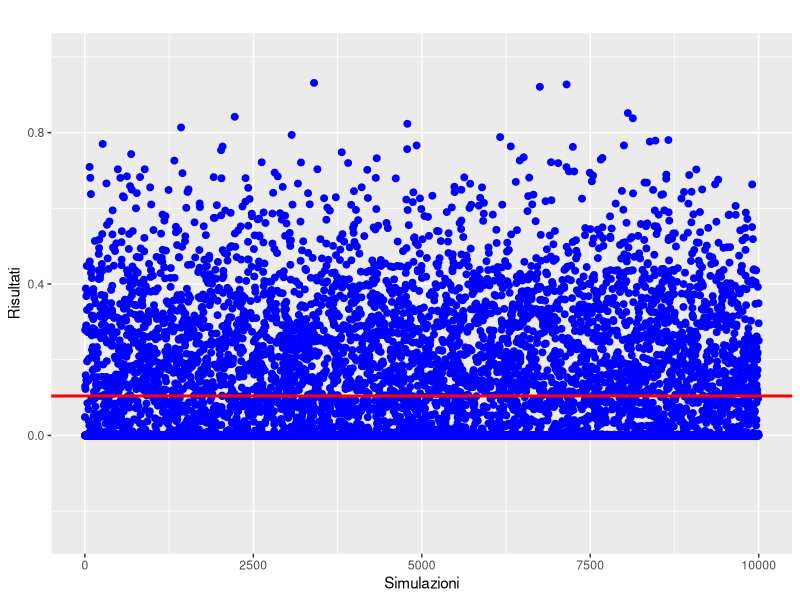
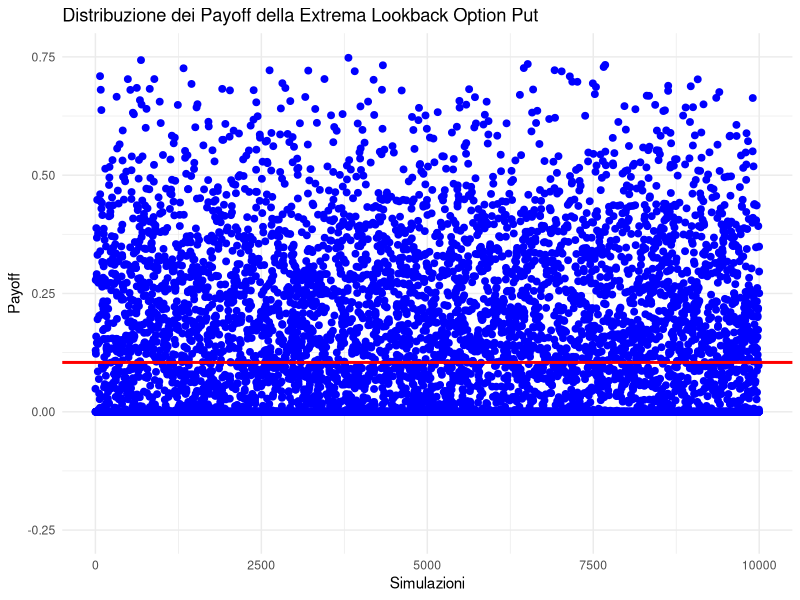
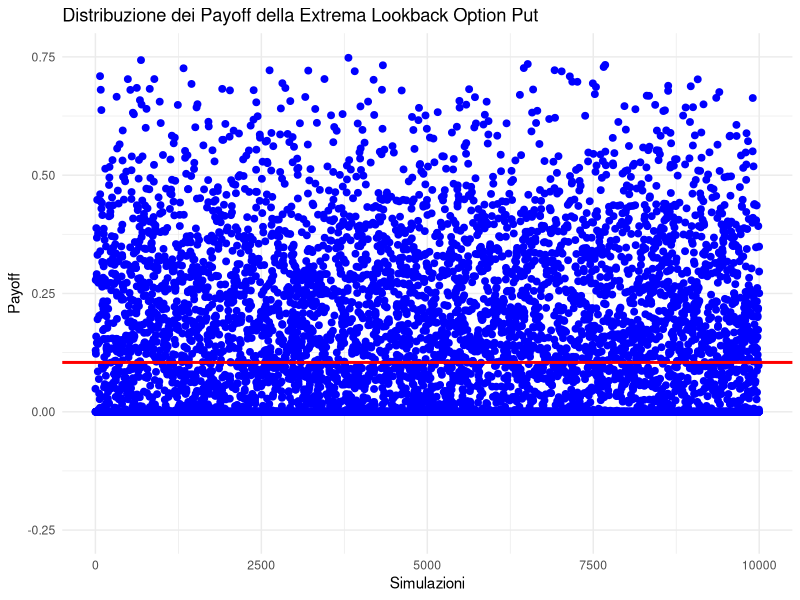

R code for these plots, in order: (Note: this script raises an error after producing the figures.)
MonteCarloFixedLookbackCall <- function(sigma, S0, r, T, q, n, N, K) {
  # Parametri
  tau <- T / n
  S <- matrix(0, n + 1, N)
  
  # Simulazione dei percorsi del prezzo del titolo
  for (j in 1:N) {
    S[1, j] <- S0
    for (i in 1:n) {
      epsilon <- rnorm(1)
      S[i + 1, j] <- S[i, j] * exp((r - sigma^2 / 2 - q) * tau + sqrt(tau) * sigma * epsilon)
    }
  }
  
  # Calcolo dei payoff per ciascuna simulazione
  payoff <- numeric(N)
  for (j in 1:N) {
    max_price <- max(S[-1, j])
    payoff[j] <- max(0, max_price - K)
  }
  
  # Calcolo del valore stimato della Fixed Lookback Option Call
  MCFLC <- exp(-r * T) * mean(payoff)
  
  return(MCFLC)
}

# Impostazione dei parametri
sigma <- 0.25
S0 <- 90
r <- 0.05
T <- 0.5
q <- 0.03
n <- 180
N <- 10000
K <- 80.30  # Prezzo di esercizio

# Calcolo del valore stimato della Fixed Lookback Option Call
result <- MonteCarloFixedLookbackCall(sigma, S0, r, T, q, n, N, K)
cat("Il valore stimato della Fixed Lookback Option Call è:", result, "\n")











# Parametri della simulazione
S0 <- 2.70
K <- 2.65
H <- 2
r <- 0.03
T <- 1/12
sigma <- 0.43
q <- 0
n <- 30
tau <- T/n  # Prezzo di esercizio

# Funzione per la simulazione Monte Carlo
MonteCarloELP1 <- function(sigma, S0, r, T, q, n, N, K) {
  # Inizializzazione del vettore dei payoff
  payoffs <- numeric(N)
  
  # Simulazione Monte Carlo
  for (j in 1:N) {
    S <- numeric(n + 1)
    S[1] <- S0
    tau <- T / n
    
    for (i in 1:n) {
      epsilon <- rnorm(1)
      S[i + 1] <- S[i] * exp((r - sigma^2 / 2 - q) * tau + sqrt(tau) * sigma * epsilon)
    }
    
    # Calcolo del payoff della Extrema Lookback Option Put
    payoff <- max(K - min(S[-(1:n)]), 0)
    payoffs[j] <- exp(-r * T) * payoff
  }
  
  return(payoffs)
}

result <- MonteCarloFixedLookbackCall(sigma, S0, r, T, q, n, N, K)
cat("Il valore stimato della Fixed Lookback Option Call è:", result, "\n")

# Simulazione e calcolo dei payoff
set.seed(123)  # Imposta il seed per la riproducibilità
payoffs <- MonteCarloELP1(sigma, S0, r, T, q, n, N, K)

# Creazione del dataframe per il grafico
df <- data.frame(Simulazione = 1:N, Payoff = payoffs)

# Calcolo del valore medio dei payoff
valore_medio_payoff <- mean(payoffs)

# Creazione del grafico di dispersione (istogramma) con retta rossa del valore medio
library(ggplot2)
grafico_dispersione <- ggplot(df, aes(x = Simulazione, y = Payoff)) +
  geom_point(color = "blue", size = 2) +
  geom_hline(yintercept = valore_medio_payoff, color = "red", size = 1) +  # Retta rossa
  ylim(-0.25, 1) +  # Impostazione dell'asse y
  labs(x = "Simulazioni", y = "Risultati", title = "")

# Visualizza il grafico
print(grafico_dispersione)

# Distribuzione dei Payoff della Extrema Lookback Option Put




# ... (Codice precedente)

# Visualizza il grafico con larghezza personalizzata
library(ggplot2)
grafico_dispersione <- ggplot(df, aes(x = Simulazione, y = Payoff)) +
  geom_point(color = "blue", size = 2) +
  geom_hline(yintercept = valore_medio_payoff, color = "red", size = 1) +  # Retta rossa
  ylim(-0.25, 0.75) +  # Impostazione dell'asse y
  ggtitle("Distribuzione dei Payoff della Extrema Lookback Option Put") +
  xlab("Simulazioni") +
  ylab("Payoff") +
  theme_minimal()

# Imposta la larghezza del grafico
width_in_inches <- 10
height_in_inches <- 6
ggsave(filename = "grafico_dispersione.png", plot = grafico_dispersione, width = width_in_inches, height = height_in_inches)

# Visualizza il grafico
print(grafico_dispersione)





# Installazione del pacchetto ggplot2 se non è già installato
if (!requireNamespace("ggplot2", quietly = TRUE)) {
  install.packages("ggplot2")
}

# Caricamento del pacchetto ggplot2
library(ggplot2)

# Definizione dei parametri








library(ggplot2)

library(ggplot2)

# Definizione dei parametri
S0 <- 90         # Prezzo iniziale dell'attività sottostante
K <- 80.30       # Strike price
r <- 0.03        # Tasso privo di rischio
T <- 0.5         # Tempo residuo alla scadenza
sigma <- 0.25    # Volatilità
q <- 0           # Dividend yield (0 per un'opzione europea)
N <- 10000  
n <- 180 # Numero di simulazioni Monte Carlo

# Simulazione della Fixed Lookback Option Call
MonteCarloFixedLookbackCall <- function(sigma, S0, r, T, q, n, N, K) {
  tau <- T / n
  S <- matrix(0, n + 1, N)
  
  for (j in 1:N) {
    S[1, j] <- S0
    for (i in 1:n) {
      epsilon <- rnorm(1)
      S[i + 1, j] <- S[i, j] * exp((r - sigma^2 / 2 - q) * tau + sqrt(tau) * sigma * epsilon)
    }
  }
  
  payoff <- numeric(N)
  for (j in 1:N) {
    max_price <- max(S[, j])
    payoff[j] <- max(0, max_price - K)
  }
  
  MCFLC <- exp(-r * T) * mean(payoff)
  
  return(MCFLC)
}

# Calcolo dei payoff
payoffs <- numeric(N)
for (j in 1:N) {
  max_price <- max(S[, j])
  payoffs[j] <- max(0, max_price - K)
}

# Creazione del dataframe dei risultati
df <- data.frame(Simulazione = 1:N, Payoff = payoffs)

# Creazione del grafico
grafico_payoff <- ggplot(df, aes(x = Simulazione, y = Payoff)) +
  geom_point(color = "blue", alpha = 0.5) +
  geom_hline(yintercept = mean(payoffs), color = "red") +
  labs(x = "Simulazioni", y = "Payoff", title = "Grafico dei Payoff") +
  ylim(-0.25, 0.75) +
  theme_minimal() +
  theme(plot.width = unit(10, "cm"), plot.height = unit(6, "cm"))

# Visualizza il grafico
print(grafico_payoff)





library(ggplot2)

# Definizione dei parametri
# Impostazione dei parametri
S0 <- 90         # Prezzo iniziale dell'attività sottostante
K <- 80.30       # Strike price
r <- 0.03        # Tasso privo di rischio
T <- 0.5         # Tempo residuo alla scadenza
sigma <- 0.25    # Volatilità
q <- 0           # Dividend yield (0 per un'opzione europea)
N <- 10000       # Numero di simulazioni
n <- 180         # Numero di passi nel percorso

# Simulazione della Fixed Lookback Option Call
MonteCarloFixedLookbackCall <- function(sigma, S0, r, T, q, n, N, K) {
  # Parametri
  tau <- T / n
  S <- matrix(0, n + 1, N)
  
  # Simulazione dei percorsi del prezzo del titolo
  for (j in 1:N) {
    S[1, j] <- S0
    for (i in 1:n) {
      epsilon <- rnorm(1)
      S[i + 1, j] <- S[i, j] * exp((r - sigma^2 / 2 - q) * tau + sqrt(tau) * sigma * epsilon)
    }
  }
  
  # Calcolo dei payoff per ciascuna simulazione
  payoff <- numeric(N)
  for (j in 1:N) {
    max_price <- max(S[, j])
    payoff[j] <- max(0, max_price - K)
  }
  
  # Calcolo del valore stimato della Fixed Lookback Option Call
  MCFLC <- exp(-r * T) * mean(payoff)
  
  return(MCFLC)
}



# Calcola il valore della Fixed Lookback Option Call
MCFLC <- MonteCarloFixedLookbackCall(sigma, S0, r, T, q, n, N, K)

# Stampa il risultato
cat("Il valore stimato della Fixed Lookback Option Call è:", MCFLC, "\n")

# Calcolo dei payoff
S <- matrix(0, n + 1, N)
for (j in 1:N) {
  S[1, j] <- S0
  for (i in 1:n) {
    epsilon <- rnorm(1)
    S[i + 1, j] <- S[i, j] * exp((r - sigma^2 / 2 - q) * (T / n) + sqrt(T / n) * sigma * epsilon)
  }
}

payoffs <- numeric(N)
for (j in 1:N) {
  max_price <- max(S[, j])
  payoffs[j] <- max(0, max_price - K)
}

# Creazione del dataframe dei risultati
df <- data.frame(Simulazione = 1:N, Payoff = payoffs)


# Creazione del grafico
library(ggplot2)
grafico_payoff <- ggplot(df, aes(x = Simulazione, y = Payoff)) +
  geom_point(color = "blue", alpha = 0.5) +
  geom_hline(yintercept = mean(payoffs), color = "red") +
  labs(x = "Simulazioni", y = "Valori", title = "") 

# Visualizza il grafico
print(grafico_payoff)



